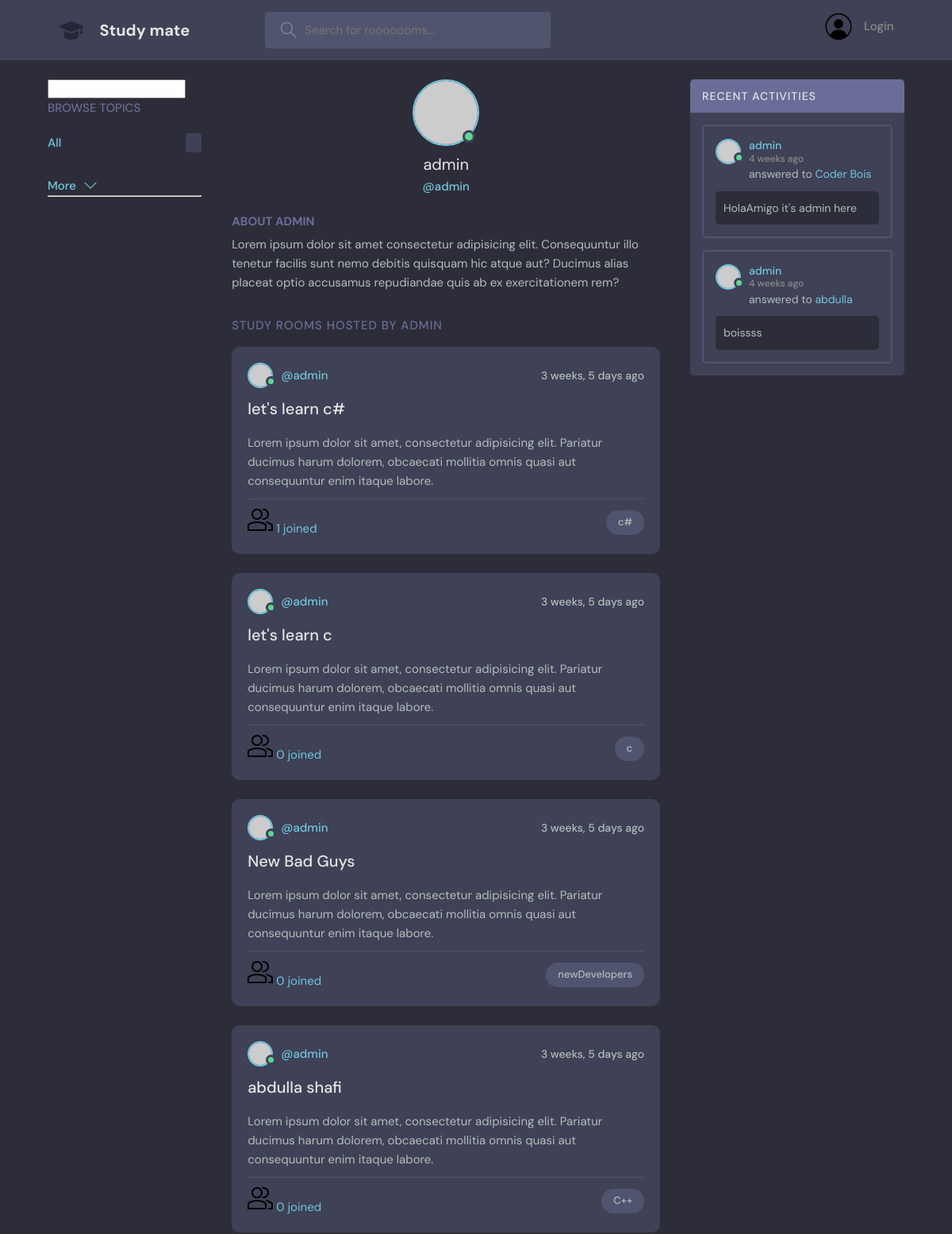
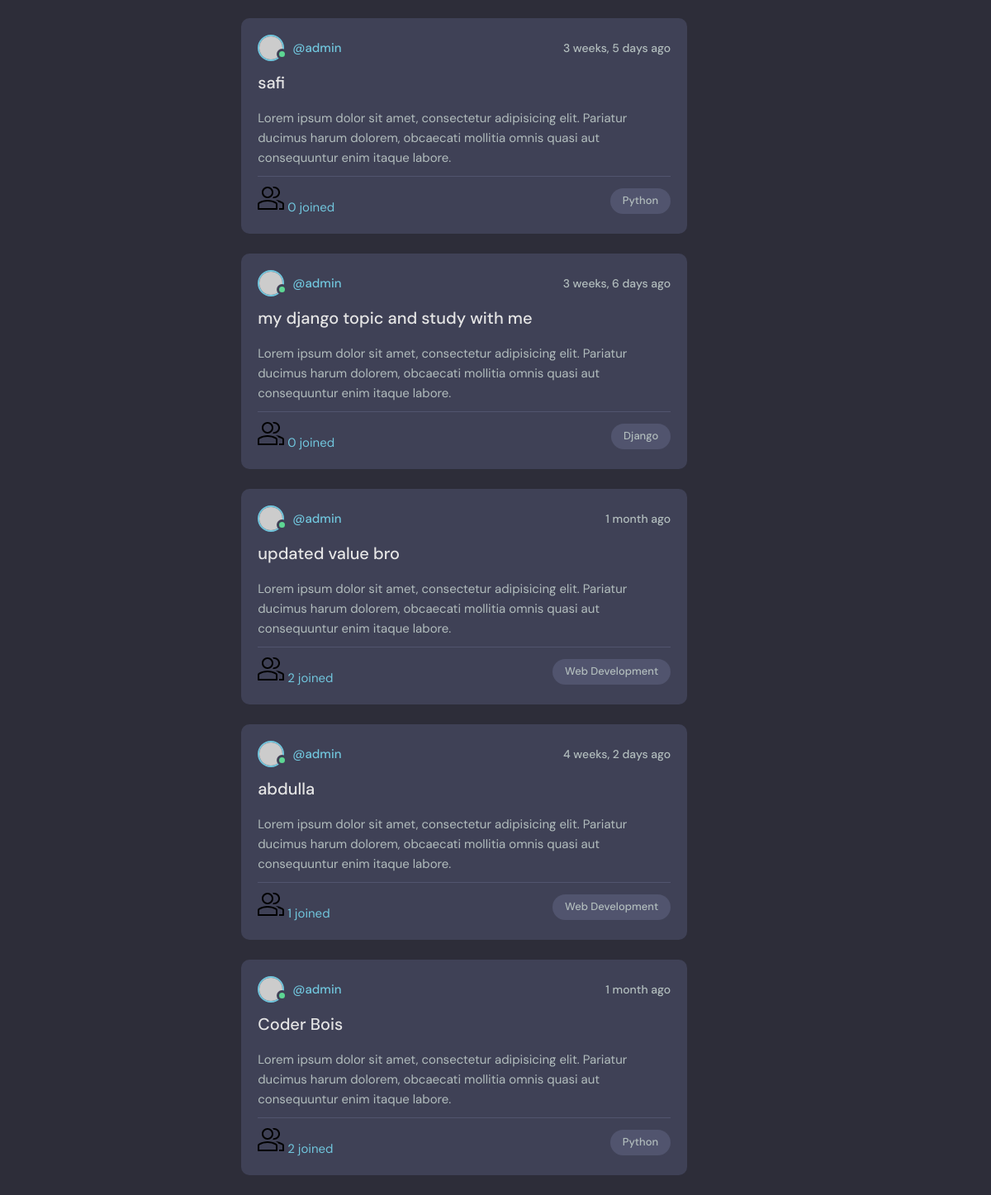
The app's page /profile/1 with its own data (2 pictures, top to bottom).
### study_app1/models.py (models this page shows, shortened)
class Room(models.Model):
    host= models.ForeignKey(User, on_delete=models.SET_NULL, null =True)
    topic = models.ForeignKey(Topic, on_delete=models.SET_NULL, null =True)
    name = models.CharField(max_length=250)
    description = models.TextField(null=True, blank=True)
    participants = models.ManyToManyField(User,related_name='participants', blank=True)
    updated = models.DateTimeField(auto_now=True)
    created = models.DateTimeField(auto_now_add=True) # difference between auto_now_add and auto_now is  auto_now
    class Meta:
        ordering = ['-updated','-created'] #this is for showing the latest post
    def __str__(self):
        return self.name

class Topic(models.Model): # a topic can have multiple room but a room can only have one topic
    name = models.CharField(max_length=200)

class Message(models.Model):
    user = models.ForeignKey(User,on_delete=models.CASCADE)
    room = models.ForeignKey(Room, on_delete=models.CASCADE)
    body = models.TextField()
    updated = models.DateTimeField(auto_now=True)
    created = models.DateTimeField(auto_now_add=True)
    class Meta:
        ordering= ['-updated','-created']

### study_app1/views.py (the view)
# urls.py: path('profile/<int:pk>',views.userProfile, name='user-profile'),
def userProfile(request,pk):
    user= User.objects.get(id=pk)
    rooms = user.room_set.all()
    room_messages = user.message_set.all()
    topics = Topic.objects.all()
    context = {
        'user':user ,
        'rooms':rooms,
        'room_messages':room_messages,
        'topics':topics,}
    return render(request, 'study_app1/profile.html', context)

### study_app1/templates/study_app1/profile.html (shortened to what this page needs)
{% extends 'base.html' %}
{% block content %}
  <main class="profile-page layout layout--3">
    <div class="container">
      {% include 'study_app1/topic_component.html' %}
      <div class="roomList">
        <div class="profile">
          <div class="profile__avatar">
            <div class="avatar avatar--large active">
              <img src="https://randomuser.me/api/portraits/men/11.jpg" />
            </div>
          </div>
          <div class="profile__info">
            <h3>{{user.username}}</h3>
            <p>@{{user.username}}</p>
          </div>
          <div class="profile__about">
            <h3>About {{user.username}}</h3>
            <p>
              Lorem ipsum dolor sit amet consectetur adipisicing elit. Consequuntur illo tenetur
              facilis sunt nemo debitis quisquam hic atque aut? Ducimus alias placeat optio
              accusamus repudiandae quis ab ex exercitationem rem?
            </p>
          </div>
        </div>
        <div class="roomList__header">
          <div>
            <h2>Study Rooms Hosted by {{user.username}}</a>            </h2>
          </div>
        </div>
        {% include 'study_app1/feed_component.html' %}
      </div>
      {% include 'study_app1/activity_component.html' %}
    </div>
  </main>
</body>
{% endblock content %}

### templates/base.html (shortened to what this page needs)
<!DOCTYPE html>
{% load static %}
<html lang="en">
  <head>
    <link rel="stylesheet" href="{% static 'styles/style.css' %}" />
  </head>
  <body>
{% include 'navbar.html' %}
    {% block content %}
    {% endblock %}
  </body>
</html>

### templates/navbar.html (shortened to what this page needs)
{% load static %}
<header class="header header--loggedIn">
    <div class="container">
      <a href="{% url 'home' %}" class="header__logo">
        <img src="{% static 'images/studyi.png' %}" />
        <h1>Study mate</h1>
      </a>
      <form class="header__search" method="GET" action="{% url 'home' %}">
        <label>
          <input name= "q" placeholder="Search for rooooooms..." />
        </label>
      </form>
      <nav class="header__menu">
        {% if request.user.is_authenticated %}
        <div class="header__user">
          <a href="{% url 'update-user' %} ">
            <div class="avatar avatar--medium active">
              <img src="{% static 'images/new2.png' %}" />
            </div>
            <p>{{request.user.username}}<span>@{{request.user.username}}</span></p>
          </a>
          <button class="dropdown-button">
            <svg version="1.1" xmlns="http://www.w3.org/2000/svg" width="32" height="32" viewBox="0 0 32 32">
              <title>chevron-down</title>
              <path d="M16 21l-13-13h-3l16 16 16-16h-3l-13 13z"></path>
            </svg>
          </button>
        </div>
        {% else %}
        <a href="login">
          <img src="{% static 'images/login1.png' %}" />
          <p>Login</p>
        </a>
        {% endif %}
      </nav>
    </div>
  </header>

### study_app1/templates/study_app1/topic_component.html (shortened to what this page needs)
{% load i18n %}
{% load i18n %}
<div class="topics">
    <form method="GET" action="{% url 'home' %}">
      <input type="text" name="q" plceholder="Search Room" />
    </form>
    <div class="topics">
      <div class="topics__header">
        <h2>Browse Topics</h2>
      </div>
      <ul class="topics__list">
        <li>
          <a href="{% url 'home' %}" class="active">All <span>{{topic.count}}</span></a>
        </li>
      </ul>
      <a class="btn btn--link" href="{% url 'topics' %}">   More
        <svg version="1.1" xmlns="http://www.w3.org/2000/svg" width="32" height="32" viewBox="0 0 32 32">
          <title>chevron-down</title>
          <path d="M16 21l-13-13h-3l16 16 16-16h-3l-13 13z"></path>
        </svg>
      </a>
    </div>
    <hr>
  </div>

### study_app1/templates/study_app1/feed_component.html (shortened to what this page needs)
{% for room in rooms %}
<div class="roomListRoom">
  <div class="roomListRoom__header">
    <a href="{% url 'user-profile' room.host.id %}" class="roomListRoom__author">
      <div class="avatar avatar--small active">
        <img src="https://randomuser.me/api/portraits/men/11.jpg" />
      </div>
      <span>@{{room.host.username}}</span>
    </a>
    <div class="roomListRoom__actions">
      <span>{{room.created|timesince}} ago</span>
    </div>
  </div>
  <div class="roomListRoom__content">
    <a href="{% url 'room' room.id %}">{{room.name}}</a>
    <p>
      Lorem ipsum dolor sit amet, consectetur adipisicing elit. Pariatur ducimus harum dolorem, obcaecati
      mollitia omnis quasi aut consequuntur enim itaque labore.
    </p>
  </div>
  <div class="roomListRoom__meta">
    <a class="{% url 'room' room.id %}">
      {{room.participants.all.count}} joined
    </a>
    <p class="roomListRoom__topic">{{room.topic.name}}</p>
  </div>
</div>
{% endfor %}

### study_app1/templates/study_app1/activity_component.html (shortened to what this page needs)
<div class="activities">
  <div class="activities__header">
    <h2>Recent Activities</h2>
  </div>
  {% for message in room_messages %}
  <div class="activities__box">
    <div class="activities__boxHeader roomListRoom__header">
      <a href="{% url 'user-profile' message.user.id %}" class="roomListRoom__author">
        <div class="avatar avatar--small active">
          <img src="https://randomuser.me/api/portraits/men/13.jpg" />
        </div>
        <p>
          {{message.user}}
          <span>{{message.created|timesince}} ago</span>
        </p>
      </a>
    </div>
    <div class="activities__boxContent">
      <p>answered to <a href="{% url 'room' message.room.id %}">{{message.room}}</a></p>
      <div class="activities__boxRoomContent">
        {{message.body}}
      </div>
    </div>
  </div>
  {% endfor %}
</div>

### records on screen
Room: host.username "admin", created "3 weeks, 5 days", name "let's learn c#", participants.all.count "1", topic.name "c#"
Room: host.username "admin", created "3 weeks, 5 days", name "let's learn c", participants.all.count "0", topic.name "c"
Room: host.username "admin", created "3 weeks, 5 days", name "New Bad Guys", participants.all.count "0", topic.name "newDevelopers"
Room: host.username "admin", created "3 weeks, 5 days", name "abdulla shafi", participants.all.count "0", topic.name "C++"
Room: host.username "admin", created "3 weeks, 5 days", name "safi", participants.all.count "0", topic.name "Python"
Room: host.username "admin", created "3 weeks, 6 days", name "my django topic and study with me", participants.all.count "0", topic.name "Django"
Room: host.username "admin", created "1 month", name "updated value bro", participants.all.count "2", topic.name "Web Development"
Room: host.username "admin", created "4 weeks, 2 days", name "abdulla", participants.all.count "1", topic.name "Web Development"
Room: host.username "admin", created "1 month", name "Coder Bois", participants.all.count "2", topic.name "Python"
Message: user "admin", created "4 weeks", room "Coder Bois", body "HolaAmigo it's admin here"
Message: user "admin", created "4 weeks", room "abdulla", body "boissss"

### other values on screen
{{ user.username }} "admin"
{{ user.username }} "ADMIN"
